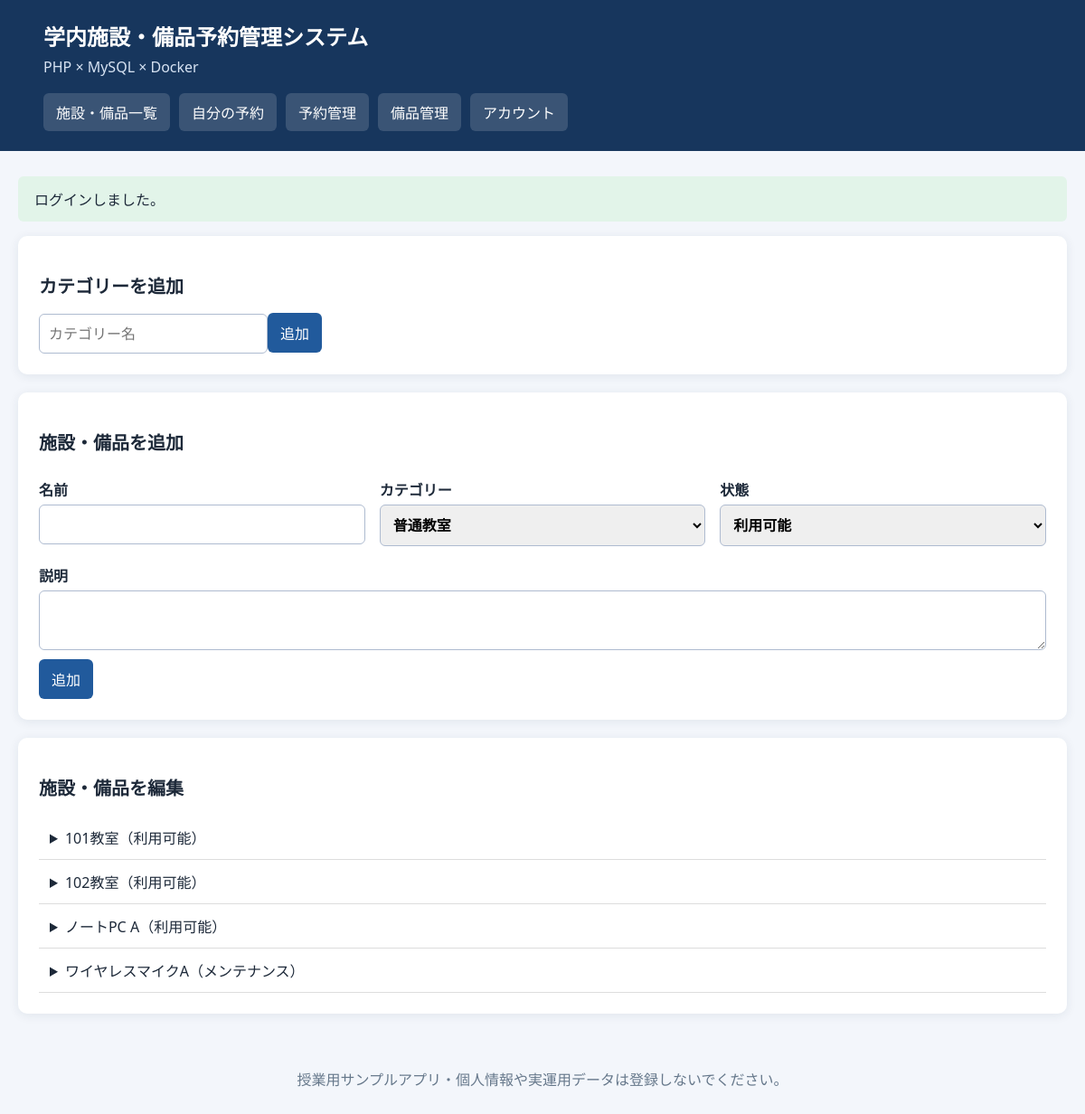
/?page=manage_items (signed in), run on the app's committed database.
### tables this page shows
CREATE TABLE IF NOT EXISTS items (
  id INT UNSIGNED NOT NULL AUTO_INCREMENT,
  category_id INT UNSIGNED NOT NULL,
  name VARCHAR(100) NOT NULL,
  description TEXT NULL,
  status ENUM('available','maintenance','inactive') NOT NULL DEFAULT 'available',
  PRIMARY KEY (id),
  KEY idx_items_category (category_id),
  CONSTRAINT fk_items_category FOREIGN KEY (category_id)
    REFERENCES categories(id) ON UPDATE CASCADE ON DELETE RESTRICT
);

### public/index.php (the view, shortened to what this page needs)
<?php
function esc(mixed $s): string { return htmlspecialchars((string)($s??''), ENT_QUOTES | ENT_SUBSTITUTE, 'UTF-8'); }
function db(): PDO {
    static $pdo = null;
    if ($pdo === null) {
        $pdo = new PDO(
            'mysql:host=' . getenv('DB_HOST') .
            ';dbname=' . getenv('DB_NAME') .
            ';charset=utf8mb4',
            (string)getenv('DB_USER'),
            (string)getenv('DB_PASSWORD'),
            [
                PDO::ATTR_ERRMODE => PDO::ERRMODE_EXCEPTION,
                PDO::ATTR_DEFAULT_FETCH_MODE => PDO::FETCH_ASSOC,
                PDO::ATTR_EMULATE_PREPARES => false
            ]
        );
    }
    return $pdo;
}
function q(string $sql, array $args = []): PDOStatement {
    $s = db()->prepare($sql);
    $s->execute($args);
    return $s;
}
function csrf(): string {
    return $_SESSION['csrf'] ??= bin2hex(random_bytes(24));
}
function csrf_field(): string {
    return '<input type="hidden" name="csrf" value="' .
        esc(csrf()) . '">';
}
function current_user(): ?array {
    $u=q('SELECT id,name,email,role FROM users WHERE id=?',[(int)$_SESSION['uid']])->fetch();
    return $u?:null;
}
function status_name(string $s): string { return ['available'=>'利用可能','maintenance'=>'メンテナンス','inactive'=>'利用停止','pending'=>'申請中','approved'=>'承認済み','lent'=>'貸出中','returned'=>'返却済み','rejected'=>'却下','canceled'=>'キャンセル'][$s]??$s; }
$page=(string)($_GET['page']??'items');
$u=null; $error=null;
try {
    $u=current_user();
    $u = current_user();
} catch (Throwable $e) {
    $error = $e instanceof PDOException
        ? 'データベースエラーが発生しました。起動状態を確認してください。'
        : $e->getMessage();
}
$notice = $_SESSION['flash'] ?? null;
try {
    $cats=q('SELECT * FROM categories ORDER BY id')->fetchAll();
    $items=q('SELECT i.*,c.name AS category_name FROM items i JOIN categories c ON c.id=i.category_id ORDER BY i.id')->fetchAll();
} catch (Throwable $e) { $cats=[];$items=[];$error='データベースの起動が完了していません。数秒後に再読み込みしてください。'; }
?><!doctype html><html lang="ja"><head><meta charset="UTF-8"><meta name="viewport" content="width=device-width, initial-scale=1"><title>学内施設・備品予約管理</title></head><body><header><h1>学内施設・備品予約管理システム</h1><p>PHP × MySQL × Docker</p><nav><a href="/?page=items">施設・備品一覧</a><?php if($u): ?><a href="/?page=mine">自分の予約</a><?php if($u['role']==='admin'): ?><a href="/?page=manage_reservations">予約管理</a><a href="/?page=manage_items">備品管理</a><?php endif; ?><a href="/?page=account">アカウント</a><?php else: ?><a href="/?page=login">ログイン</a><?php endif; ?></nav></header><main>
<?php if($notice): ?><div class="alert<?=!empty($notice['error'])?' error':''?>"><?=esc($notice['message'])?></div><?php endif; ?><?php if($error): ?><div class="alert error"><?=esc($error)?></div><?php endif; ?>
<?php if($page==='login'): ?>
<section class="card"><h2>ログイン</h2><?php if($u): ?><p>すでにログインしています。</p><?php else: ?><form method="post" style="max-width:440px"><?=csrf_field()?><input type="hidden" name="action" value="login"><label>メールアドレス<input type="email" name="email" required autocomplete="username"></label><label>パスワード<input type="password" name="password" required autocomplete="current-password"></label><button>ログイン</button></form><p class="muted">デモ用アカウントは README.md を参照してください。</p><?php endif; ?></section>
<?php elseif($page==='forbidden'): ?>
<section class="card"><h2>アクセスできません</h2><p>このページを利用する権限がありません。</p><a href="/?page=items">施設・備品一覧へ戻る</a></section>
<?php elseif($page==='account'): require_auth($u); ?>
<section class="card"><h2>アカウント</h2><p>氏名：<?=esc($u['name'])?></p><p>メール：<?=esc($u['email'])?></p><p>権限：<?=esc($u['role']==='admin'?'管理者':'一般利用者')?></p><?php f('logout','account','ログアウト'); ?></section>
<?php elseif($page==='manage_items'): require_admin($u); ?>
<section class="card"><h2>カテゴリーを追加</h2><form method="post"><input name="name" required maxlength="100" placeholder="カテゴリー名"><button>追加</button></form></section>
<section class="card"><h2>施設・備品を追加</h2><form method="post"><?=csrf_field()?><input type="hidden" name="action" value="save_item"><input type="hidden" name="back" value="manage_items"><div class="grid"><label>名前<input name="name" maxlength="100" required></label><label>カテゴリー<select name="category_id" required><?php foreach($cats as $c): ?><option value="<?=esc($c['id'])?>"><?=esc($c['name'])?></option><?php endforeach; ?></select></label><label>状態<select name="status"><option value="available">利用可能</option><option value="maintenance">メンテナンス</option><option value="inactive">利用停止</option></select></label></div><label>説明<textarea name="description" rows="2"></textarea></label><button>追加</button></form></section>
<section class="card"><h2>施設・備品を編集</h2><?php foreach($items as $i): ?><details style="border-bottom:1px solid #ddd;padding:12px"><summary><?=esc($i['name'])?>（<?=esc(status_name($i['status']))?>）</summary></details><?php endforeach; ?></section>
<?php else: ?><section class="card"><h2>ページが見つかりません</h2><a href="/">一覧へ戻る</a></section><?php endif; ?>
</main><footer>授業用サンプルアプリ・個人情報や実運用データは登録しないでください。</footer></body></html>

### public/index.php (style rules this page uses)
:root { font-family:system-ui,-apple-system,"Yu Gothic",Meiryo,sans-serif;color:#1d2939;background:#f3f6fb }
* { box-sizing:border-box }
body { margin:0 }
header { background:#17365d;color:white;padding:22px max(4vw,20px) }
h1 { margin:0 0 6px;font-size:1.5rem }
h2 { font-size:1.25rem }
header p { margin:0;color:#d7e3f3 }
nav { display:flex;gap:10px;flex-wrap:wrap;margin-top:18px }
nav a { color:white;text-decoration:none;background:#ffffff26;padding:9px 14px;border-radius:6px }
main { margin:28px auto;max-width:1200px;padding:0 20px }
.card { background:white;padding:23px;margin-bottom:20px;border-radius:10px;box-shadow:0 2px 12px #182e4615 }
input,select,textarea { padding:10px;border:1px solid #aebbd0;border-radius:6px;max-width:100%;font:inherit }
button { background:#215a9c;color:white;padding:10px 14px;border:0;border-radius:6px;cursor:pointer;font:inherit }
label { display:block;margin:10px 0;font-weight:600 }
label input,label select,label textarea { display:block;width:100%;margin-top:5px }
.alert { padding:13px 18px;border-radius:6px;background:#e2f4e9;margin-bottom:16px }
.grid { display:grid;grid-template-columns:repeat(auto-fit,minmax(260px,1fr));gap:16px }
footer { text-align:center;padding:32px;color:#66788b }
a { color:#215a9c }

### data on the page
items: name "101教室", status "利用可能"
items: name "102教室", status "利用可能"
items: name "ノートPC A", status "利用可能"
items: name "ワイヤレスマイクA", status "メンテナンス"

### other printed values
$notice['message'] "ログインしました。"
form field category_id "普通教室"
